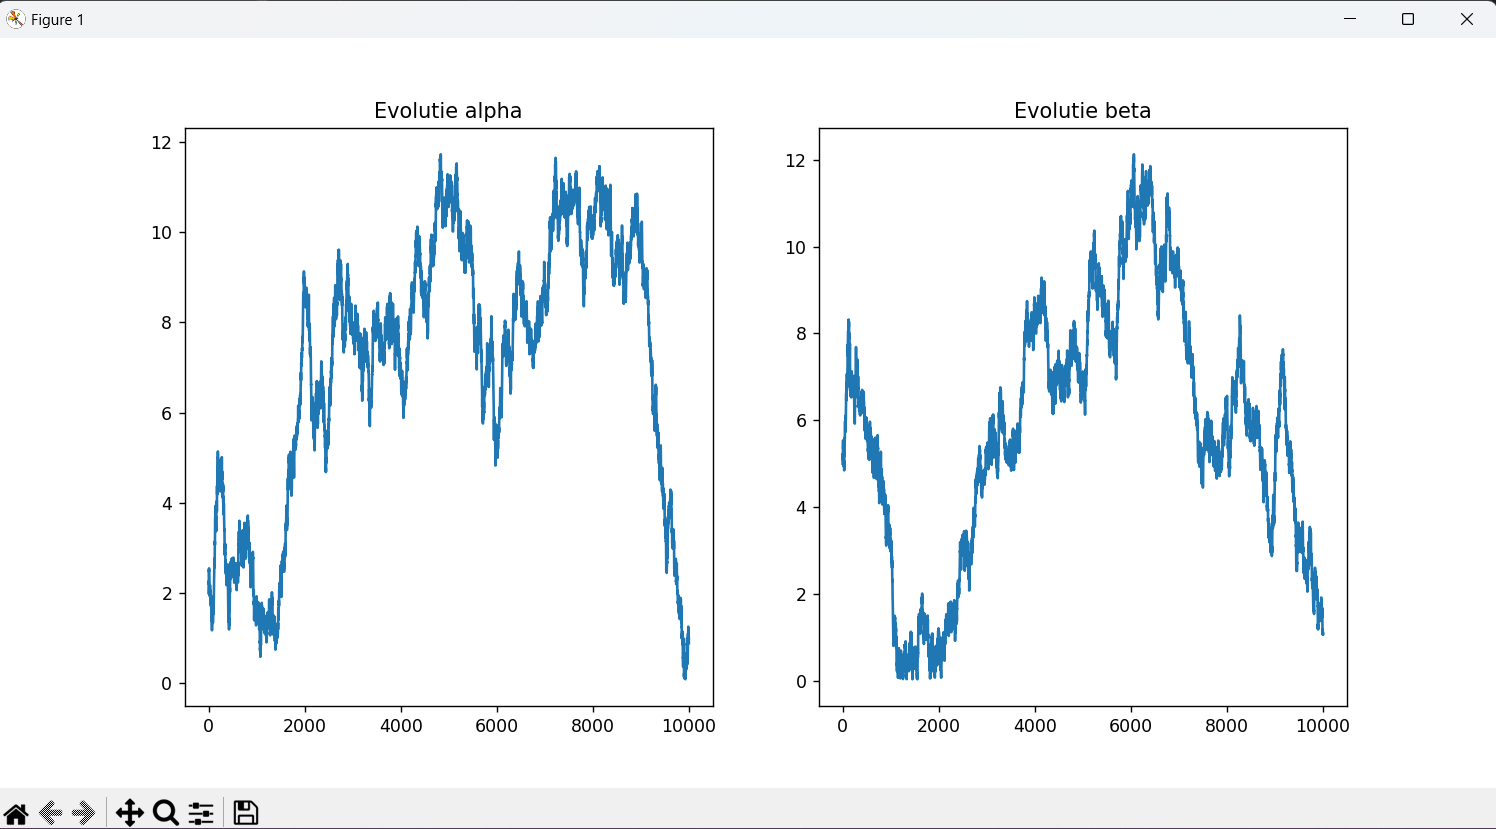

Python code for this plot:
import numpy as np
from scipy.stats import beta as beta_distribution
import matplotlib.pyplot as plt


def prior_beta(alpha, beta, theta):
    if 0 <= theta <= 1:
        return beta_distribution.pdf(theta, alpha, beta)
    else:
        return 0


def metropolis(current_alpha, current_beta, n, k, proposal_std, iterations):
    samples_alpha = [current_alpha]
    samples_beta = [current_beta]

    for _ in range(iterations):
        prop_alpha = abs(np.random.normal(current_alpha, proposal_std))
        prop_beta = abs(np.random.normal(current_beta, proposal_std))

        current_theta = np.random.beta(current_alpha, current_beta)
        prop_theta = np.random.beta(prop_alpha, prop_beta)

        acceptance_ratio = (
            prior_beta(prop_alpha, prop_beta, current_theta) /
            prior_beta(current_alpha, current_beta, current_theta) *
            prior_beta(current_alpha, current_beta, prop_theta) /
            prior_beta(prop_alpha, prop_beta, prop_theta)
        )

        if np.random.uniform(0, 1) < acceptance_ratio:
            current_alpha, current_beta = prop_alpha, prop_beta

        samples_alpha.append(current_alpha)
        samples_beta.append(current_beta)

    return np.array(samples_alpha), np.array(samples_beta)


n_observed = 50
k_observed = 25
proposal_std = 0.1
iterations = 10000

alpha_prior = 2
beta_prior = 5

alpha_samples, beta_samples = metropolis(alpha_prior, beta_prior, n_observed, k_observed, proposal_std, iterations)

plt.figure(figsize=(12, 6))

plt.subplot(1, 2, 1)
plt.plot(alpha_samples)
plt.title('Evolutie alpha')

plt.subplot(1, 2, 2)
plt.plot(beta_samples)
plt.title('Evolutie beta')

plt.show()
